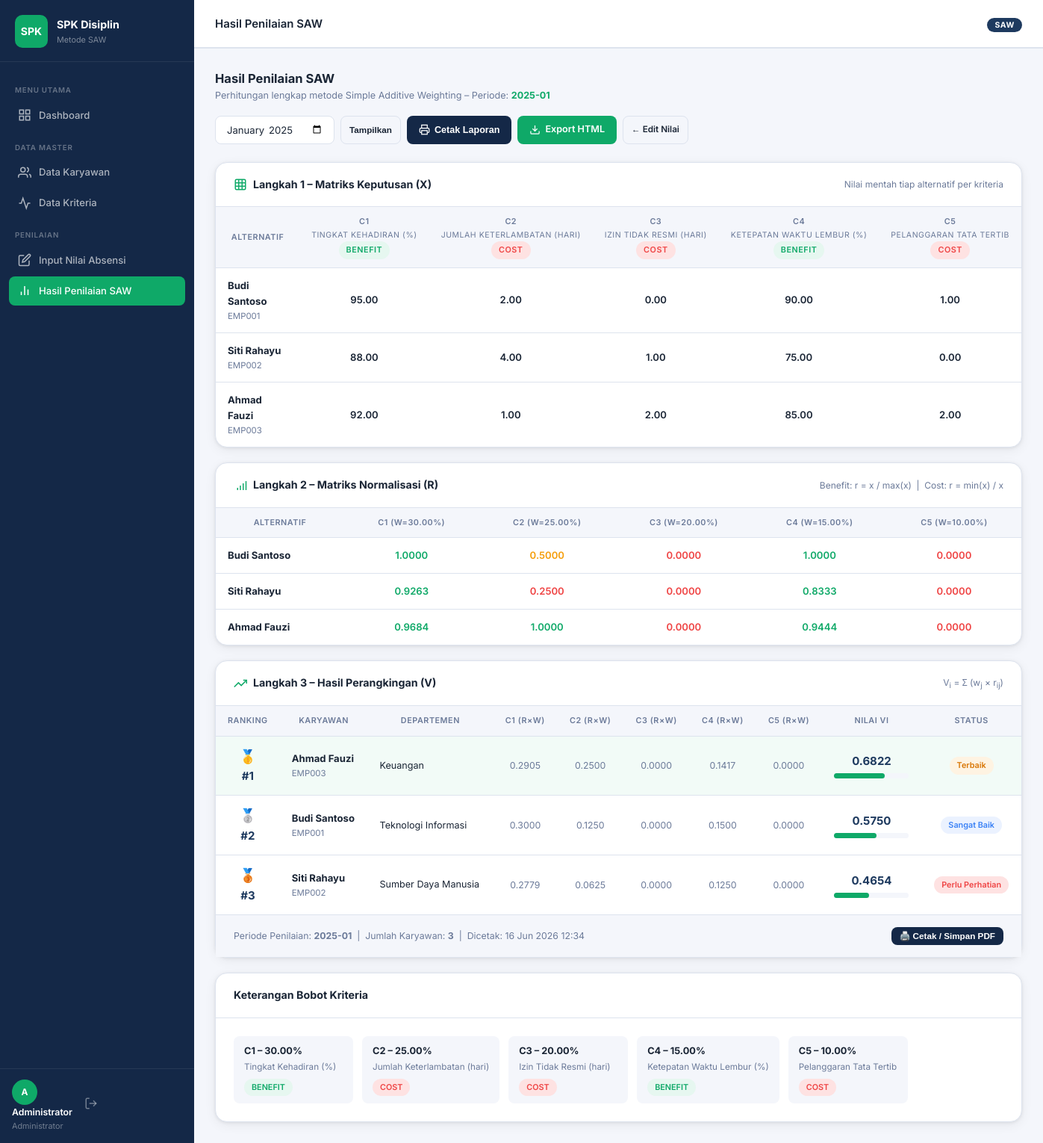
Screenshot of /pages/penilaian/hasil.php (signed in) with the database file from the repository.
### tables this page shows
CREATE TABLE `kriteria` (
  `id` int(10) UNSIGNED NOT NULL,
  `kode` varchar(10) NOT NULL,
  `nama` varchar(150) NOT NULL,
  `bobot` decimal(5,2) NOT NULL COMMENT 'Bobot dalam persen (total = 100)',
  `atribut` enum('benefit','cost') NOT NULL COMMENT 'benefit=max, cost=min',
  `keterangan` text DEFAULT NULL,
  `created_at` timestamp NOT NULL DEFAULT current_timestamp()
);

CREATE TABLE `karyawan` (
  `id` int(10) UNSIGNED NOT NULL,
  `kode` varchar(10) NOT NULL,
  `nama` varchar(100) NOT NULL,
  `departemen` varchar(100) NOT NULL,
  `jabatan` varchar(100) NOT NULL,
  `created_at` timestamp NOT NULL DEFAULT current_timestamp(),
  `updated_at` timestamp NOT NULL DEFAULT current_timestamp() ON UPDATE current_timestamp()
);

### includes/session.php (called while the page is built, shortened)
<?php
function sanitize(mixed $value): string
{
    return htmlspecialchars(trim((string)$value), ENT_QUOTES, 'UTF-8');
}

### algorithm/saw.php (called while the page is built, shortened)
<?php
class SAW
{
    private array $kriteria;
    private array $matriksKeputusan;
    private array $matriksNormalisasi = [];
    private array $hasil = [];
    public function __construct(array $kriteria, array $matriksKeputusan)
    {
        $this->kriteria         = $kriteria;
        $this->matriksKeputusan = $matriksKeputusan;
    }
    public function normalize(): self
    {
        $maxPerKriteria = [];
        $minPerKriteria = [];
        foreach ($this->kriteria as $k) {
            $kid = $k['id'];
            $kolom = [];
            foreach ($this->matriksKeputusan as $karyawanId => $nilaiRow) {
                $kolom[] = (float)($nilaiRow[$kid] ?? 0);
            }
            $maxPerKriteria[$kid] = max($kolom);
            $minPerKriteria[$kid] = min($kolom);
        }
        foreach ($this->matriksKeputusan as $karyawanId => $nilaiRow) {
            foreach ($this->kriteria as $k) {
                $kid   = $k['id'];
                $xij   = (float)($nilaiRow[$kid] ?? 0);
                if ($k['atribut'] === 'benefit') {
                    $max = $maxPerKriteria[$kid];
                    $rij = ($max != 0) ? $xij / $max : 0;
                } else {
                    $min = $minPerKriteria[$kid];
                    $rij = ($xij != 0) ? $min / $xij : 0;
                }
                $this->matriksNormalisasi[$karyawanId][$kid] = round($rij, 4);
            }
        }
        return $this;
    }
    public function rank(): self
    {
        $bobotMap = [];
        foreach ($this->kriteria as $k) {
            $bobotMap[$k['id']] = (float)$k['bobot'] / 100;
        }
        foreach ($this->matriksNormalisasi as $karyawanId => $nilaiRow) {
            $vi = 0.0;
            foreach ($this->kriteria as $k) {
                $kid  = $k['id'];
                $vi  += $bobotMap[$kid] * ($nilaiRow[$kid] ?? 0);
            }
            $this->hasil[$karyawanId] = round($vi, 4);
        }
        arsort($this->hasil);
        return $this;
    }
    public function getRingkasan(): array
    {
        return [
            'matriks_keputusan'    => $this->matriksKeputusan,
            'matriks_normalisasi'  => $this->matriksNormalisasi,
            'nilai_preferensi'     => $this->hasil,
        ];
    }
}

### pages/penilaian/hasil.php (the view, shortened to what this page needs)
<?php
require_once __DIR__ . '/../../includes/session.php';
require_once __DIR__ . '/../../algorithm/SAW.php';
$db = getDB();
$periodeRows  = $db->query('SELECT DISTINCT periode FROM nilai_matriks ORDER BY periode DESC')->fetchAll(PDO::FETCH_COLUMN);
$periodeAktif = $_GET['periode'] ?? ($periodeRows[0] ?? date('Y-m'));
$kriteriaList = $db->query('SELECT * FROM kriteria ORDER BY kode')->fetchAll();
$karyawanList = $db->query('SELECT * FROM karyawan ORDER BY kode')->fetchAll();
$matriksKeputusan = [];
$karyawanMap      = [];
foreach ($karyawanList as $k) {
    $matriksKeputusan[$k['id']] = [];
    $karyawanMap[$k['id']]      = $k;
}
$stmt = $db->prepare('SELECT karyawan_id, kriteria_id, nilai FROM nilai_matriks WHERE periode = ?');
$stmt->execute([$periodeAktif]);
foreach ($stmt->fetchAll() as $row) {
    $matriksKeputusan[$row['karyawan_id']][$row['kriteria_id']] = $row['nilai'];
}
$matriksKeputusan = array_filter($matriksKeputusan, fn($v) => !empty($v));
$sawResult = null;
$hasData   = !empty($matriksKeputusan) && !empty($kriteriaList);
if ($hasData) {
    $saw = new SAW($kriteriaList, $matriksKeputusan);
    $saw->normalize()->rank();
    $sawResult = $saw->getRingkasan();
}
require_once __DIR__ . '/../../includes/header.php';
?>
<div class="page-header">
  <div>
    <h2 style="font-size:1.1rem; font-weight:700;">Hasil Penilaian SAW</h2>
    <p style="color:var(--clr-text-muted); font-size:.84rem;">
      Perhitungan lengkap metode Simple Additive Weighting – Periode:
      <strong style="color:var(--clr-accent);"><?= sanitize($periodeAktif) ?></strong>
    </p>
  </div>
  <div class="page-header-actions">
    <form method="GET" style="display:flex; gap:8px;">
      <input class="form-control" type="month" name="periode" value="<?= sanitize($periodeAktif) ?>" style="width:160px;">
      <button class="btn btn-outline btn-sm" type="submit">Tampilkan</button>
    </form>
    <?php if ($hasData): ?>
    <button onclick="printHasil()" class="btn btn-print">
      <svg xmlns="http://www.w3.org/2000/svg" viewBox="0 0 24 24" fill="none" stroke="currentColor" stroke-width="2" style="width:15px;height:15px;"><polyline points="6 9 6 2 18 2 18 9"/><path d="M6 18H4a2 2 0 0 1-2-2v-5a2 2 0 0 1 2-2h16a2 2 0 0 1 2 2v5a2 2 0 0 1-2 2h-2"/><rect x="6" y="14" width="12" height="8"/></svg>
      Cetak Laporan
    </button>
    <a href="<?= BASE_URL ?>/pages/penilaian/export.php?periode=<?= urlencode($periodeAktif) ?>"
       class="btn btn-accent">
      <svg xmlns="http://www.w3.org/2000/svg" viewBox="0 0 24 24" fill="none" stroke="currentColor" stroke-width="2" style="width:15px;height:15px;"><path d="M21 15v4a2 2 0 0 1-2 2H5a2 2 0 0 1-2-2v-4"/><polyline points="7 10 12 15 17 10"/><line x1="12" y1="15" x2="12" y2="3"/></svg>
      Export HTML
    </a>
    <?php endif; ?>
    <a href="<?= BASE_URL ?>/pages/penilaian/input.php?periode=<?= urlencode($periodeAktif) ?>"
       class="btn btn-outline btn-sm">← Edit Nilai</a>
  </div>
</div>
<?php if (!$hasData): ?>
<div class="card">
  <div class="card-body">
    <div class="empty-state">
      <svg xmlns="http://www.w3.org/2000/svg" viewBox="0 0 24 24" fill="none" stroke="currentColor" stroke-width="1.5"><line x1="18" y1="20" x2="18" y2="10"/><line x1="12" y1="20" x2="12" y2="4"/><line x1="6" y1="20" x2="6" y2="14"/></svg>
      <p>Belum ada data nilai untuk periode <strong><?= sanitize($periodeAktif) ?></strong>.</p>
      <a href="<?= BASE_URL ?>/pages/penilaian/input.php?periode=<?= urlencode($periodeAktif) ?>"
         class="btn btn-accent btn-sm" style="margin-top:12px;">Input Nilai Sekarang</a>
    </div>
  </div>
</div>
<?php else:
$rankingData = $sawResult['nilai_preferensi'];
$normaData   = $sawResult['matriks_normalisasi'];
$keputusanData = $sawResult['matriks_keputusan'];
$rank = 1;
$medals = ['🥇','🥈','🥉'];
?>
<div class="card" style="margin-bottom:20px;">
  <div class="card-header">
    <div class="card-title">
      <svg xmlns="http://www.w3.org/2000/svg" viewBox="0 0 24 24" fill="none" stroke="currentColor" stroke-width="2"><rect x="3" y="3" width="18" height="18" rx="2"/><line x1="3" y1="9" x2="21" y2="9"/><line x1="3" y1="15" x2="21" y2="15"/><line x1="9" y1="3" x2="9" y2="21"/><line x1="15" y1="3" x2="15" y2="21"/></svg>
      Langkah 1 – Matriks Keputusan (X)
    </div>
    <span style="font-size:.8rem; color:var(--clr-text-muted);">Nilai mentah tiap alternatif per kriteria</span>
  </div>
  <div class="card-body p0">
    <div class="table-wrap">
      <table class="tbl">
        <thead>
          <tr>
            <th>Alternatif</th>
            <?php foreach ($kriteriaList as $kr): ?>
            <th style="text-align:center;">
              <?= sanitize($kr['kode']) ?><br>
              <span style="font-size:.7rem; font-weight:400;"><?= sanitize($kr['nama']) ?></span><br>
              <span class="badge badge-<?= $kr['atribut'] ?>"><?= strtoupper($kr['atribut']) ?></span>
            </th>
            <?php endforeach; ?>
          </tr>
        </thead>
        <tbody>
          <?php foreach ($keputusanData as $karyawanId => $nilaiRow): ?>
          <tr>
            <td>
              <strong><?= sanitize($karyawanMap[$karyawanId]['nama']) ?></strong>
              <div style="font-size:.76rem; color:var(--clr-text-muted);"><?= sanitize($karyawanMap[$karyawanId]['kode']) ?></div>
            </td>
            <?php foreach ($kriteriaList as $kr): ?>
            <td style="text-align:center; font-weight:600;">
              <?= number_format((float)($nilaiRow[$kr['id']] ?? 0), 2) ?>
            </td>
            <?php endforeach; ?>
          </tr>
          <?php endforeach; ?>
        </tbody>
      </table>
    </div>
  </div>
</div>
<div class="card" style="margin-bottom:20px;">
  <div class="card-header">
    <div class="card-title">
      <svg xmlns="http://www.w3.org/2000/svg" viewBox="0 0 24 24" fill="none" stroke="currentColor" stroke-width="2"><path d="M2 20h.01"/><path d="M7 20v-4"/><path d="M12 20v-8"/><path d="M17 20V8"/><path d="M22 4v16"/></svg>
      Langkah 2 – Matriks Normalisasi (R)
    </div>
    <span style="font-size:.8rem; color:var(--clr-text-muted);">
      Benefit: r = x / max(x) &nbsp;|&nbsp; Cost: r = min(x) / x
    </span>
  </div>
  <div class="card-body p0">
    <div class="table-wrap">
      <table class="tbl">
        <thead>
          <tr>
            <th>Alternatif</th>
            <?php foreach ($kriteriaList as $kr): ?>
            <th style="text-align:center;">
              <?= sanitize($kr['kode']) ?> (W=<?= $kr['bobot'] ?>%)
            </th>
            <?php endforeach; ?>
          </tr>
        </thead>
        <tbody>
          <?php foreach ($normaData as $karyawanId => $nilaiRow): ?>
          <tr>
            <td>
              <strong><?= sanitize($karyawanMap[$karyawanId]['nama']) ?></strong>
            </td>
            <?php foreach ($kriteriaList as $kr): ?>
            <?php $r = $nilaiRow[$kr['id']] ?? 0; ?>
            <td style="text-align:center;">
              <span style="font-weight:600; color:<?= $r >= 0.8 ? 'var(--clr-accent)' : ($r >= 0.5 ? 'var(--clr-warning)' : 'var(--clr-danger)') ?>;">
                <?= number_format($r, 4) ?>
              </span>
            </td>
            <?php endforeach; ?>
          </tr>
          <?php endforeach; ?>
        </tbody>
      </table>
    </div>
  </div>
</div>
<div class="card">
  <div class="card-header">
    <div class="card-title">
      <svg xmlns="http://www.w3.org/2000/svg" viewBox="0 0 24 24" fill="none" stroke="currentColor" stroke-width="2"><polyline points="23 6 13.5 15.5 8.5 10.5 1 18"/><polyline points="17 6 23 6 23 12"/></svg>
      Langkah 3 – Hasil Perangkingan (V)
    </div>
    <span style="font-size:.8rem; color:var(--clr-text-muted);">V<sub>i</sub> = Σ (w<sub>j</sub> × r<sub>ij</sub>)</span>
  </div>
  <div class="card-body p0">
    <div class="table-wrap">
      <table class="tbl">
        <thead>
          <tr>
            <th style="text-align:center; width:60px;">Ranking</th>
            <th>Karyawan</th>
            <th>Departemen</th>
            <?php foreach ($kriteriaList as $kr): ?>
            <th style="text-align:center;"><?= sanitize($kr['kode']) ?> (r×w)</th>
            <?php endforeach; ?>
            <th style="text-align:center;">Nilai Vi</th>
            <th style="text-align:center;">Status</th>
          </tr>
        </thead>
        <tbody>
          <?php foreach ($rankingData as $karyawanId => $vi): ?>
          <?php
            $k    = $karyawanMap[$karyawanId];
            $icon = $medals[$rank - 1] ?? '🏅';
            $wj   = [];
            foreach ($kriteriaList as $kr) {
                $bobot = (float)$kr['bobot'] / 100;
                $r     = $normaData[$karyawanId][$kr['id']] ?? 0;
                $wj[$kr['id']] = round($bobot * $r, 4);
            }
          ?>
          <tr style="<?= $rank === 1 ? 'background:rgba(15,169,104,.05);' : '' ?>">
            <td style="text-align:center;">
              <div class="medal"><?= $icon ?></div>
              <div class="tbl-rank">#<?= $rank ?></div>
            </td>
            <td>
              <strong><?= sanitize($k['nama']) ?></strong>
              <div style="font-size:.76rem; color:var(--clr-text-muted);"><?= sanitize($k['kode']) ?></div>
            </td>
            <td style="font-size:.84rem;"><?= sanitize($k['departemen']) ?></td>
            <?php foreach ($kriteriaList as $kr): ?>
            <td style="text-align:center; font-size:.82rem; color:var(--clr-text-muted);">
              <?= number_format($wj[$kr['id']], 4) ?>
            </td>
            <?php endforeach; ?>
            <td style="text-align:center;">
              <strong style="font-size:1rem; color:var(--clr-primary);"><?= number_format($vi, 4) ?></strong>
              <div style="margin-top:4px;">
                <div class="progress-bar-wrap" style="width:100px; margin:0 auto;">
                  <div class="progress-bar-fill" style="width:<?= round($vi * 100) ?>%;"></div>
                </div>
              </div>
            </td>
            <td style="text-align:center;">
              <?php if ($rank === 1): ?>
                <span class="badge" style="background:#FEF3E2;color:#D97706;">Terbaik</span>
              <?php elseif ($rank === 2): ?>
                <span class="badge" style="background:#EBF2FF;color:#3B82F6;">Sangat Baik</span>
              <?php elseif ($rank <= count($rankingData) - 1): ?>
                <span class="badge" style="background:#F0FDF4;color:#16A34A;">Baik</span>
              <?php else: ?>
                <span class="badge" style="background:#FEE2E2;color:#EF4444;">Perlu Perhatian</span>
              <?php endif; ?>
            </td>
          </tr>
          <?php $rank++; endforeach; ?>
        </tbody>
      </table>
    </div>
    <div style="padding:16px 24px; border-top:1px solid var(--clr-border); background:var(--clr-bg); display:flex; justify-content:space-between; align-items:center; flex-wrap:wrap; gap:10px;">
      <div style="font-size:.82rem; color:var(--clr-text-muted);">
        Periode Penilaian: <strong><?= sanitize($periodeAktif) ?></strong> &nbsp;|&nbsp;
        Jumlah Karyawan: <strong><?= count($rankingData) ?></strong> &nbsp;|&nbsp;
        Dicetak: <?= date('d M Y H:i') ?>
      </div>
      <div style="display:flex; gap:8px;">
        <button onclick="printHasil()" class="btn btn-print btn-sm">
          🖨️ Cetak / Simpan PDF
        </button>
      </div>
    </div>
  </div>
</div>
<div class="card" style="margin-top:20px;">
  <div class="card-header">
    <div class="card-title">Keterangan Bobot Kriteria</div>
  </div>
  <div class="card-body">
    <div style="display:flex; gap:12px; flex-wrap:wrap;">
      <?php foreach ($kriteriaList as $kr): ?>
      <div style="background:var(--clr-bg); border-radius:8px; padding:10px 14px; min-width:160px;">
        <div style="font-weight:700; font-size:.85rem;"><?= sanitize($kr['kode']) ?> – <?= $kr['bobot'] ?>%</div>
        <div style="font-size:.78rem; color:var(--clr-text-muted); margin-top:2px;"><?= sanitize($kr['nama']) ?></div>
        <span class="badge badge-<?= $kr['atribut'] ?>" style="margin-top:6px;"><?= strtoupper($kr['atribut']) ?></span>
      </div>
      <?php endforeach; ?>
    </div>
  </div>
</div>
<?php endif; ?>
<?php require_once __DIR__ . '/../../includes/footer.php'; ?>

### rows the page displays
kriteria: kode "C1", nama "TINGKAT KEHADIRAN (%)", atribut "BENEFIT", id "95.00", id "88.00", id "92.00", bobot "30.00", id "1.0000", id "0.9263", id "0.9684", id "0.2905", id "0.3000", id "0.2779", nama "Tingkat Kehadiran (%)"
kriteria: kode "C2", nama "JUMLAH KETERLAMBATAN (HARI)", atribut "COST", id "2.00", id "4.00", id "1.00", bobot "25.00", id "0.5000", id "0.2500", id "1.0000", id "0.1250", id "0.0625", nama "Jumlah Keterlambatan (hari)"
kriteria: kode "C3", nama "IZIN TIDAK RESMI (HARI)", atribut "COST", id "0.00", id "1.00", id "2.00", bobot "20.00", id "0.0000", nama "Izin Tidak Resmi (hari)"
kriteria: kode "C4", nama "KETEPATAN WAKTU LEMBUR (%)", atribut "BENEFIT", id "90.00", id "75.00", id "85.00", bobot "15.00", id "1.0000", id "0.8333", id "0.9444", id "0.1417", id "0.1500", id "0.1250", nama "Ketepatan Waktu Lembur (%)"
kriteria: kode "C5", nama "PELANGGARAN TATA TERTIB", atribut "COST", id "1.00", id "0.00", id "2.00", bobot "10.00", id "0.0000", nama "Pelanggaran Tata Tertib"
karyawan: nama "Budi Santoso", kode "EMP001", icon "🥈", departemen "Teknologi Informasi", vi "0.5750", $vi * 100 57 (drawn), shows "Sangat Baik"
karyawan: nama "Siti Rahayu", kode "EMP002", icon "🥉", departemen "Sumber Daya Manusia", vi "0.4654", $vi * 100 47 (drawn), shows "Perlu Perhatian"
karyawan: nama "Ahmad Fauzi", kode "EMP003", icon "🥇", departemen "Keuangan", vi "0.6822", $vi * 100 68 (drawn), shows "Terbaik"

### other values shown
substr(currentUser()['nama'] ?? 'A', 0, 1) "A"
currentUser()['nama'] "Administrator"
$pageTitle "Hasil Penilaian SAW"
count($rankingData) "3"
